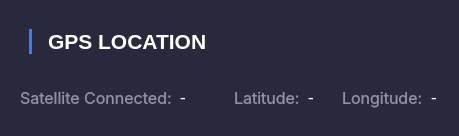
     <widget class="QWidget" name="gps_box" native="true">
      <property name="styleSheet">
       <string notr="true">color: white;
background-color: rgb(40, 41, 61);
border-radius: 20px;</string>
      </property>
      <layout class="QVBoxLayout" name="verticalLayout_4">
       <property name="bottomMargin">
        <number>18</number>
       </property>
       <item>
        <widget class="QGroupBox" name="header_box_3">
         <property name="maximumSize">
          <size>
           <width>1079</width>
           <height>61</height>
          </size>
         </property>
         <layout class="QHBoxLayout" name="horizontalLayout_11">
          <item>
           <widget class="QGroupBox" name="title_box_4">
            <layout class="QHBoxLayout" name="horizontalLayout_18">
             <item>
              <widget class="Line" name="line_5">
               <property name="styleSheet">
                <string notr="true">background-color: rgb(62, 123, 250);
border-radius: 100px;</string>
               </property>
               <property name="orientation">
                <enum>Qt::Vertical</enum>
               </property>
              </widget>
             </item>
             <item>
              <spacer name="horizontalSpacer_7">
               <property name="orientation">
                <enum>Qt::Horizontal</enum>
               </property>
               <property name="sizeType">
                <enum>QSizePolicy::Fixed</enum>
               </property>
               <property name="sizeHint" stdset="0">
                <size>
                 <width>10</width>
                 <height>20</height>
                </size>
               </property>
              </spacer>
             </item>
             <item>
              <widget class="QLabel" name="title_4">
               <property name="maximumSize">
                <size>
                 <width>16777215</width>
                 <height>25</height>
                </size>
               </property>
               <property name="font">
                <font>
                 <pointsize>16</pointsize>
                 <weight>75</weight>
                 <bold>true</bold>
                </font>
               </property>
               <property name="styleSheet">
                <string notr="true"/>
               </property>
               <property name="text">
                <string>GPS LOCATION</string>
               </property>
              </widget>
             </item>
            </layout>
           </widget>
          </item>
         </layout>
        </widget>
       </item>
       <item>
        <widget class="QGroupBox" name="position_box">
         <property name="minimumSize">
          <size>
           <width>214</width>
           <height>40</height>
          </size>
         </property>
         <layout class="QHBoxLayout" name="horizontalLayout">
          <item>
           <widget class="QLabel" name="lng_title_2">
            <property name="font">
             <font>
              <family>Inter</family>
              <pointsize>12</pointsize>
             </font>
            </property>
            <property name="styleSheet">
             <string notr="true">color: #8f90a6;</string>
            </property>
            <property name="text">
             <string>Satellite Connected:</string>
            </property>
           </widget>
          </item>
          <item>
           <widget class="QLabel" name="sats_value">
            <property name="font">
             <font>
              <family>Consolas</family>
              <pointsize>12</pointsize>
             </font>
            </property>
            <property name="text">
             <string>-</string>
            </property>
           </widget>
          </item>
          <item>
           <spacer name="horizontalSpacer_2">
            <property name="orientation">
             <enum>Qt::Horizontal</enum>
            </property>
            <property name="sizeType">
             <enum>QSizePolicy::Preferred</enum>
            </property>
            <property name="sizeHint" stdset="0">
             <size>
              <width>40</width>
              <height>20</height>
             </size>
            </property>
           </spacer>
          </item>
          <item>
           <widget class="QLabel" name="lat_title">
            <property name="font">
             <font>
              <family>Inter</family>
              <pointsize>12</pointsize>
             </font>
            </property>
            <property name="styleSheet">
             <string notr="true">color: #8f90a6;</string>
            </property>
            <property name="text">
             <string>Latitude:</string>
            </property>
           </widget>
          </item>
          <item>
           <widget class="QLabel" name="lat_value">
            <property name="font">
             <font>
              <family>Consolas</family>
              <pointsize>12</pointsize>
             </font>
            </property>
            <property name="text">
             <string>-</string>
            </property>
           </widget>
          </item>
          <item>
           <spacer name="horizontalSpacer_3">
            <property name="orientation">
             <enum>Qt::Horizontal</enum>
            </property>
            <property name="sizeType">
             <enum>QSizePolicy::Preferred</enum>
            </property>
            <property name="sizeHint" stdset="0">
             <size>
              <width>20</width>
              <height>20</height>
             </size>
            </property>
           </spacer>
          </item>
          <item>
           <widget class="QLabel" name="lng_title">
            <property name="font">
             <font>
              <family>Inter</family>
              <pointsize>12</pointsize>
             </font>
            </property>
            <property name="styleSheet">
             <string notr="true">color: #8f90a6;</string>
            </property>
            <property name="text">
             <string>Longitude:</string>
            </property>
           </widget>
          </item>
          <item>
           <widget class="QLabel" name="lng_value">
            <property name="font">
             <font>
              <family>Consolas</family>
              <pointsize>12</pointsize>
             </font>
            </property>
            <property name="text">
             <string>-</string>
            </property>
           </widget>
          </item>
         </layout>
        </widget>
       </item>
      </layout>
     </widget>
